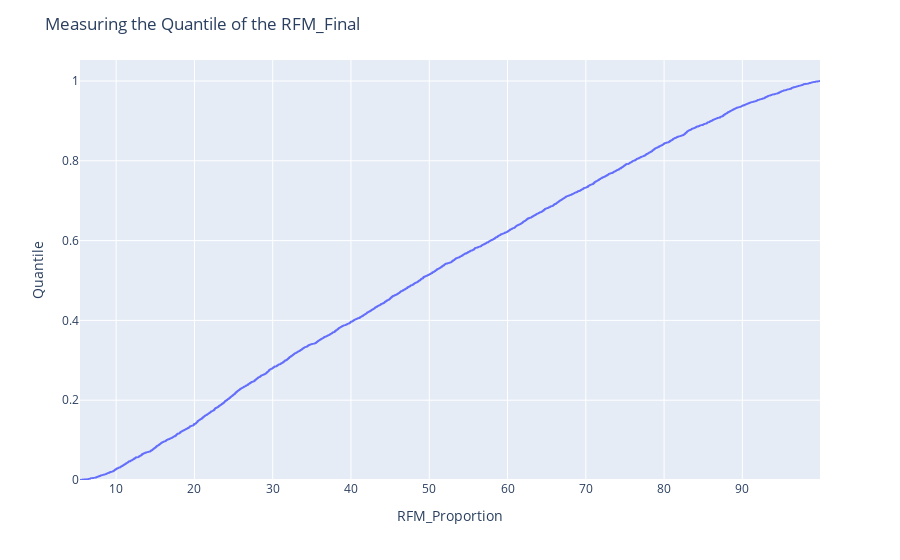

Notebook code cell kept with this figure:
### Code cell
import plotly.express as px
fig=px.ecdf(RFM,x=RFM["RFM_final"])
fig.update_xaxes(title_text="RFM_Proportion")
fig.update_yaxes(title_text="Quantile")
fig.update_layout(title="Measuring the Quantile of the RFM_Final")
fig.show()

### Figure 1 — Plotly figure (JSON) as saved in the notebook; plotly's stock layout.template omitted (floating-point values rounded to 4 significant figures; data arrays with more than 128 entries replaced by an {"elided": "..."} marker saying what was removed)
{"data": [{"hovertemplate": "RFM_final=%{x}<br>probability=%{y}<extra></extra>", "legendgroup": "", "line": {"dash": "solid", "shape": "hv"}, "marker": {"color": "#636efa", "symbol": "circle"}, "mode": "lines", "name": "", "showlegend": false, "type": "scattergl", "x": {"elided": "4339 float values"}, "xaxis": "x", "y": {"elided": "4339 float values"}, "yaxis": "y"}], "layout": {"legend": {"tracegroupgap": 0}, "margin": {"t": 60}, "title": {"text": "Measuring the Quantile of the RFM_Final"}, "xaxis": {"anchor": "y", "domain": [0, 1], "title": {"text": "RFM_Proportion"}}, "yaxis": {"anchor": "x", "domain": [0, 1], "rangemode": "tozero", "title": {"text": "Quantile"}}}}
